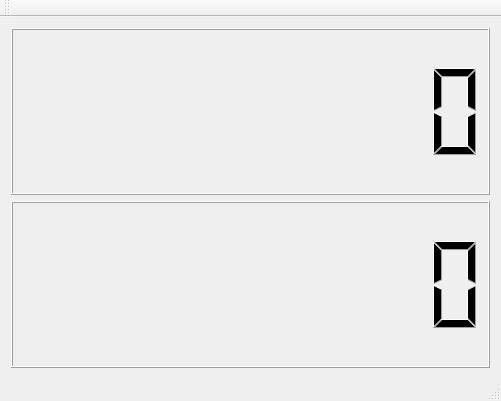
<?xml version="1.0" encoding="UTF-8"?>
<ui version="4.0">
 <class>MainWindow</class>
 <widget class="QMainWindow" name="MainWindow">
  <property name="geometry">
   <rect>
    <x>0</x>
    <y>0</y>
    <width>501</width>
    <height>401</height>
   </rect>
  </property>
  <property name="windowTitle">
   <string>MainWindow</string>
  </property>
  <widget class="QWidget" name="centralWidget">
   <layout class="QGridLayout" name="gridLayout">
    <item row="0" column="0">
     <widget class="QLCDNumber" name="lcdNumber">
      <property name="font">
       <font>
        <pointsize>8</pointsize>
       </font>
      </property>
      <property name="smallDecimalPoint">
       <bool>false</bool>
      </property>
      <property name="digitCount">
       <number>9</number>
      </property>
     </widget>
    </item>
    <item row="1" column="0">
     <widget class="QLCDNumber" name="lcdNumber_2">
      <property name="cursor">
       <cursorShape>ArrowCursor</cursorShape>
      </property>
      <property name="smallDecimalPoint">
       <bool>false</bool>
      </property>
      <property name="digitCount">
       <number>9</number>
      </property>
     </widget>
    </item>
   </layout>
  </widget>
  <widget class="QMenuBar" name="menuBar">
   <property name="geometry">
    <rect>
     <x>0</x>
     <y>0</y>
     <width>501</width>
     <height>21</height>
    </rect>
   </property>
  </widget>
  <widget class="QToolBar" name="mainToolBar">
   <attribute name="toolBarArea">
    <enum>TopToolBarArea</enum>
   </attribute>
   <attribute name="toolBarBreak">
    <bool>false</bool>
   </attribute>
  </widget>
  <widget class="QStatusBar" name="statusBar"/>
 </widget>
 <layoutdefault spacing="6" margin="11"/>
 <resources/>
 <connections/>
</ui>
